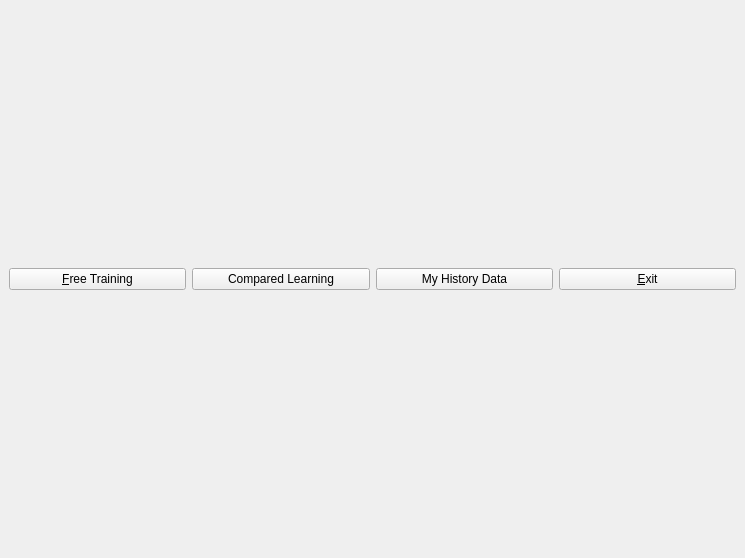
<?xml version="1.0" encoding="UTF-8"?>
<ui version="4.0">
 <class>StudentMainWindow</class>
 <widget class="QMainWindow" name="StudentMainWindow">
  <property name="geometry">
   <rect>
    <x>0</x>
    <y>0</y>
    <width>745</width>
    <height>558</height>
   </rect>
  </property>
  <property name="windowTitle">
   <string>MainWindow</string>
  </property>
  <widget class="QWidget" name="centralwidget">
   <layout class="QGridLayout" name="gridLayout">
    <item row="2" column="1">
     <widget class="QPushButton" name="comparedLearningButton">
      <property name="text">
       <string>Compared Learning</string>
      </property>
     </widget>
    </item>
    <item row="2" column="0">
     <widget class="QPushButton" name="freeTrainingButton">
      <property name="text">
       <string>&amp;Free Training</string>
      </property>
     </widget>
    </item>
    <item row="2" column="3">
     <widget class="QPushButton" name="exitButton">
      <property name="text">
       <string>&amp;Exit</string>
      </property>
     </widget>
    </item>
    <item row="0" column="0" colspan="4">
     <layout class="QGridLayout" name="poseLayout"/>
    </item>
    <item row="2" column="2">
     <widget class="QPushButton" name="historyButton">
      <property name="text">
       <string>My History Data</string>
      </property>
     </widget>
    </item>
   </layout>
  </widget>
 </widget>
 <resources/>
 <connections/>
</ui>
